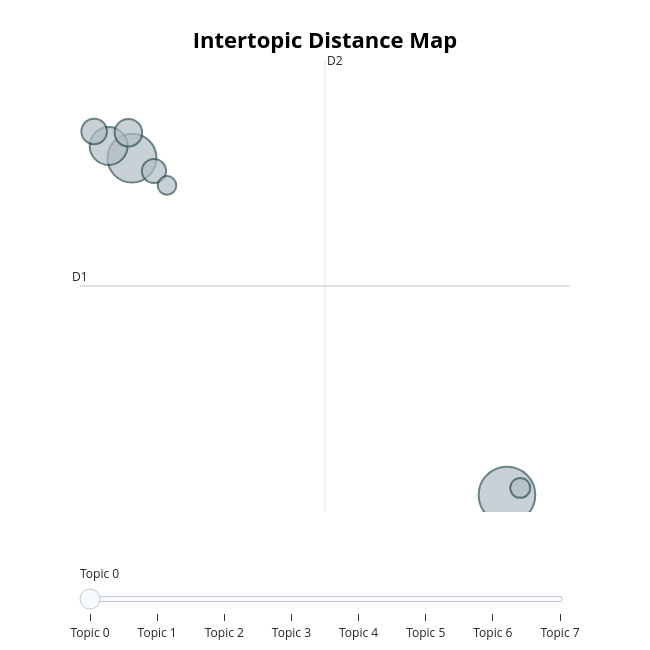

Notebook code for this chart:
### Code cell
topic_analyzer.visualize_topics()

### Figure 1 — Plotly figure (JSON) as saved in the notebook; plotly's stock layout.template omitted (floating-point values rounded to 4 significant figures)
{"data": [{"customdata": [[0, "way love | really got | thank | bye | love life", 186], [1, "ayy | bitch | jump jump | nigga | boom boom", 139], [2, "free fallin | west | fallin free | jungle | purple", 83], [3, "shack | johnny | red light | microphone | midnight", 44], [4, "hole | prayer | sun come | dream dream | painted", 38], [5, "celebrate | night night | pump | freak | good times", 34], [6, "run away | upside | let start | day just | despite", 23], [7, "wanna dance | let dance | dance dance | dance let | feel heartbeat", 20]], "hovertemplate": "<b>Topic %{customdata[0]}</b><br>%{customdata[1]}<br>Size: %{customdata[2]}", "legendgroup": "", "marker": {"color": "#B0BEC5", "line": {"color": "DarkSlateGrey", "width": 2}, "size": [186, 139, 83, 44, 38, 34, 23, 20], "sizemode": "area", "sizeref": 0.1163, "symbol": "circle"}, "mode": "markers", "name": "", "orientation": "v", "showlegend": false, "type": "scatter", "x": [7.003, -1.244, -1.757, -1.323, -2.076, -0.7604, 7.295, -0.4733], "xaxis": "x", "y": [4.652, 18.48, 18.98, 19.52, 19.58, 17.95, 4.944, 17.36], "yaxis": "y"}], "layout": {"annotations": [{"showarrow": false, "text": "D1", "x": -2.387, "y": 13.23, "yshift": 10}, {"showarrow": false, "text": "D2", "x": 3.001, "xshift": 10, "y": 22.51}], "height": 650, "hoverlabel": {"bgcolor": "white", "font": {"family": "Rockwell", "size": 16}}, "legend": {"itemsizing": "constant", "tracegroupgap": 0}, "margin": {"t": 60}, "shapes": [{"line": {"color": "#CFD8DC", "width": 2}, "type": "line", "x0": 3.001, "x1": 3.001, "y0": 3.954, "y1": 22.51}, {"line": {"color": "#9E9E9E", "width": 2}, "type": "line", "x0": -2.387, "x1": 8.389, "y0": 13.23, "y1": 13.23}], "sliders": [{"active": 0, "pad": {"t": 50}, "steps": [{"args": [{"marker.color": [["red", "#B0BEC5", "#B0BEC5", "#B0BEC5", "#B0BEC5", "#B0BEC5", "#B0BEC5", "#B0BEC5"]]}], "label": "Topic 0", "method": "update"}, {"args": [{"marker.color": [["#B0BEC5", "red", "#B0BEC5", "#B0BEC5", "#B0BEC5", "#B0BEC5", "#B0BEC5", "#B0BEC5"]]}], "label": "Topic 1", "method": "update"}, {"args": [{"marker.color": [["#B0BEC5", "#B0BEC5", "red", "#B0BEC5", "#B0BEC5", "#B0BEC5", "#B0BEC5", "#B0BEC5"]]}], "label": "Topic 2", "method": "update"}, {"args": [{"marker.color": [["#B0BEC5", "#B0BEC5", "#B0BEC5", "red", "#B0BEC5", "#B0BEC5", "#B0BEC5", "#B0BEC5"]]}], "label": "Topic 3", "method": "update"}, {"args": [{"marker.color": [["#B0BEC5", "#B0BEC5", "#B0BEC5", "#B0BEC5", "red", "#B0BEC5", "#B0BEC5", "#B0BEC5"]]}], "label": "Topic 4", "method": "update"}, {"args": [{"marker.color": [["#B0BEC5", "#B0BEC5", "#B0BEC5", "#B0BEC5", "#B0BEC5", "red", "#B0BEC5", "#B0BEC5"]]}], "label": "Topic 5", "method": "update"}, {"args": [{"marker.color": [["#B0BEC5", "#B0BEC5", "#B0BEC5", "#B0BEC5", "#B0BEC5", "#B0BEC5", "red", "#B0BEC5"]]}], "label": "Topic 6", "method": "update"}, {"args": [{"marker.color": [["#B0BEC5", "#B0BEC5", "#B0BEC5", "#B0BEC5", "#B0BEC5", "#B0BEC5", "#B0BEC5", "red"]]}], "label": "Topic 7", "method": "update"}]}], "title": {"font": {"color": "Black", "size": 22}, "text": "<b>Intertopic Distance Map</b>", "x": 0.5, "xanchor": "center", "y": 0.95, "yanchor": "top"}, "width": 650, "xaxis": {"anchor": "y", "domain": [0, 1], "range": [-2.387, 8.389], "title": {"text": ""}, "visible": false}, "yaxis": {"anchor": "x", "domain": [0, 1], "range": [3.954, 22.51], "title": {"text": ""}, "visible": false}}}
